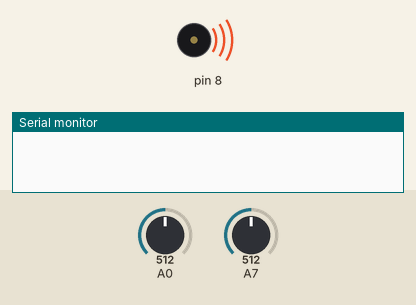
Bench run of a sketch on a simulated Arduino Nano, built with avr-gcc and run on an emulated ATmega328P. Parts: buzzer (waves = sounding), the last lines printed to the serial monitor. The test bench sets the inputs (shaded band); at power-on: A0 = 512, A7 = 512.

Above: at 0.1 s.
At 3.2 s:
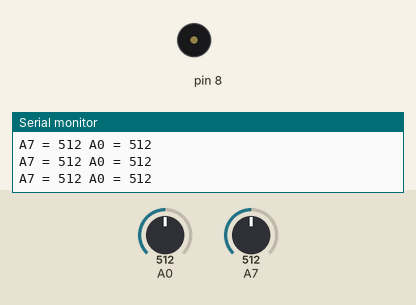
3.3 s: A0 set to 983
6.3 s: A0 set to 1008
7.8 s: A7 set to 986
10.8 s: A7 set to 1015
Timing chart, 0 to 13.8 s (numbered marks = the images above; inputs shaded):
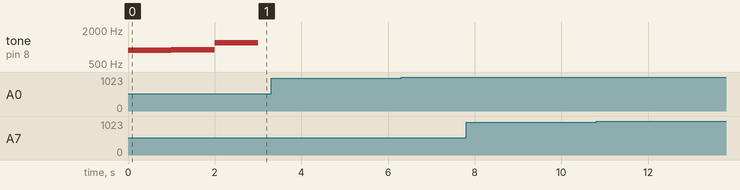

The sketch:

testHW.ino
```cpp
/*
  Theremin

  Theremin à commande optique destiné à l'initiation à la micro informatique et l'électronique

  Développé à la HE-Arc

  Haut-parleur 8 ohms connecté à D8 (via 220 ohms en série avec 10uF
  photo transistor "note" sur A7 (pull-up de 47 kohms)
  photo transistor "volume" (On-Off) sur A0 (pull-up de 47 kohms)

*****************************
  PROGRAMME DE TEST DU MATERIEL
*****************************

*/


void setup() {
  Serial.begin(9600);
  //  TEST DU HP

  digitalWrite(13, HIGH); // allume la LED pour indiquer la calibration
  tone(8, 880, 1000);
  delay(1000);
  tone(8, 900, 1000);
  delay(1000);
  tone(8, 1200, 1000);
  digitalWrite(13, LOW);
}

void loop() {
  // lecture des phototransistors
  int LectureNote = analogRead(A7); // lecture de la hauteur de la note
  int LectureON_OFF = analogRead(A0); // lecture de la commande du volume (ON OFF)

  Serial.print("A7 = "); Serial.print(LectureNote); Serial.print(" A0 = "); Serial.println(LectureON_OFF);
}
```
